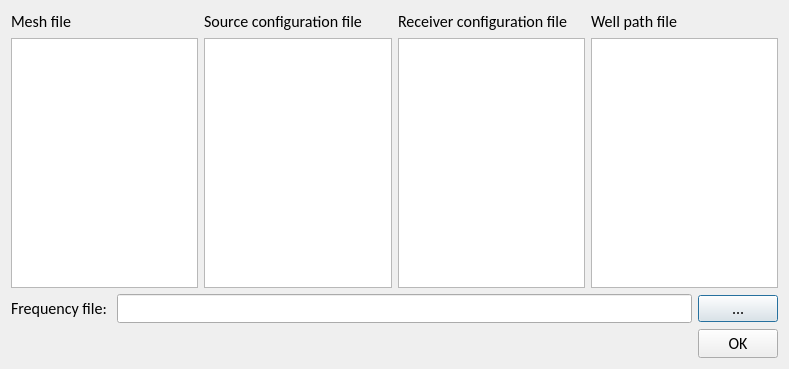
<?xml version="1.0" encoding="UTF-8"?>
<ui version="4.0">
 <class>Dialog</class>
 <widget class="QDialog" name="Dialog">
  <property name="geometry">
   <rect>
    <x>0</x>
    <y>0</y>
    <width>789</width>
    <height>369</height>
   </rect>
  </property>
  <property name="font">
   <font>
    <family>Calibri</family>
    <pointsize>12</pointsize>
   </font>
  </property>
  <property name="windowTitle">
   <string>Export</string>
  </property>
  <layout class="QVBoxLayout" name="verticalLayout">
   <item>
    <layout class="QGridLayout" name="gridLayout" columnstretch="1,1,1,1">
     <item row="1" column="2">
      <widget class="QListWidget" name="listWidget_rcv"/>
     </item>
     <item row="1" column="3">
      <widget class="QListWidget" name="listWidget_well"/>
     </item>
     <item row="0" column="3">
      <widget class="QLabel" name="label_well">
       <property name="font">
        <font>
         <family>Calibri</family>
         <pointsize>12</pointsize>
        </font>
       </property>
       <property name="text">
        <string>Well path file</string>
       </property>
      </widget>
     </item>
     <item row="1" column="0">
      <widget class="QListWidget" name="listWidget_mesh"/>
     </item>
     <item row="1" column="1">
      <widget class="QListWidget" name="listWidget_src"/>
     </item>
     <item row="0" column="1">
      <widget class="QLabel" name="label_src">
       <property name="font">
        <font>
         <family>Calibri</family>
         <pointsize>12</pointsize>
        </font>
       </property>
       <property name="text">
        <string>Source configuration file</string>
       </property>
      </widget>
     </item>
     <item row="0" column="0">
      <widget class="QLabel" name="label_mesh">
       <property name="font">
        <font>
         <family>Calibri</family>
         <pointsize>12</pointsize>
        </font>
       </property>
       <property name="text">
        <string>Mesh file</string>
       </property>
      </widget>
     </item>
     <item row="0" column="2">
      <widget class="QLabel" name="label_rcv">
       <property name="font">
        <font>
         <family>Calibri</family>
         <pointsize>12</pointsize>
        </font>
       </property>
       <property name="text">
        <string>Receiver configuration file</string>
       </property>
      </widget>
     </item>
    </layout>
   </item>
   <item>
    <layout class="QHBoxLayout" name="horizontalLayout">
     <item>
      <widget class="QLabel" name="label_frq">
       <property name="font">
        <font>
         <family>Calibri</family>
         <pointsize>12</pointsize>
        </font>
       </property>
       <property name="text">
        <string>Frequency file: </string>
       </property>
      </widget>
     </item>
     <item>
      <widget class="QLineEdit" name="lineEdit_frq"/>
     </item>
     <item>
      <widget class="QPushButton" name="pushBtn_frqbrowser">
       <property name="font">
        <font>
         <family>Times</family>
         <pointsize>12</pointsize>
        </font>
       </property>
       <property name="text">
        <string>...</string>
       </property>
      </widget>
     </item>
    </layout>
   </item>
   <item>
    <layout class="QHBoxLayout" name="horizontalLayout_2" stretch="1,0">
     <item>
      <spacer name="horizontalSpacer">
       <property name="orientation">
        <enum>Qt::Horizontal</enum>
       </property>
       <property name="sizeHint" stdset="0">
        <size>
         <width>40</width>
         <height>20</height>
        </size>
       </property>
      </spacer>
     </item>
     <item>
      <widget class="QPushButton" name="pushButton_ok">
       <property name="text">
        <string>OK</string>
       </property>
      </widget>
     </item>
    </layout>
   </item>
  </layout>
 </widget>
 <tabstops>
  <tabstop>listWidget_mesh</tabstop>
  <tabstop>listWidget_src</tabstop>
  <tabstop>listWidget_rcv</tabstop>
  <tabstop>listWidget_well</tabstop>
  <tabstop>lineEdit_frq</tabstop>
  <tabstop>pushBtn_frqbrowser</tabstop>
  <tabstop>pushButton_ok</tabstop>
 </tabstops>
 <resources/>
 <connections/>
</ui>
